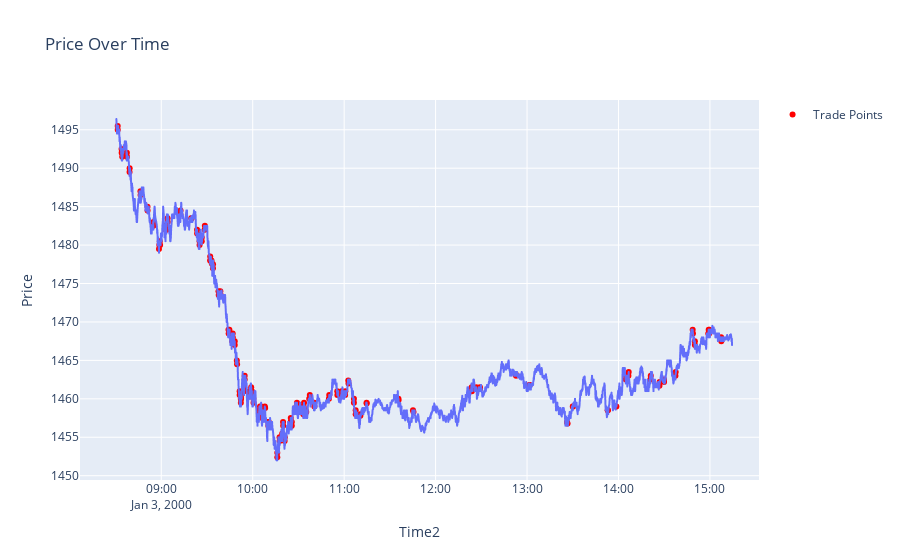

The notebook cell this image was saved under:
### Code cell
fig = px.line(tempData[0], x='Time2', y='price', title='Price Over Time', labels={'Time': 'Time', 'price': 'Price'})
scatter = go.Scatter(
    x=tradeData['TradeTime'], 
    y=tradeData['TradePrice'], 
    mode='markers', 
    marker=dict(color='red'), 
    name='Trade Points',
    text=tradeData['Method']  # Add labels from the 'Method' column
    #textposition='top center'  # Position of the text labels
)
# Add scatter plot to the line plot
fig.add_trace(scatter)

fig.show()

### Figure 1 — Plotly figure (JSON) as saved in the notebook; plotly's stock layout.template omitted (floating-point values rounded to 4 significant figures; data arrays with more than 128 entries replaced by an {"elided": "..."} marker saying what was removed)
{"data": [{"hovertemplate": "Time2=%{x}<br>Price=%{y}<extra></extra>", "legendgroup": "", "line": {"color": "#636efa", "dash": "solid"}, "marker": {"symbol": "circle"}, "mode": "lines", "name": "", "showlegend": false, "type": "scattergl", "x": {"elided": "4334 str values"}, "xaxis": "x", "y": {"elided": "4334 float values"}, "yaxis": "y"}, {"marker": {"color": "red"}, "mode": "markers", "name": "Trade Points", "text": {"elided": "186 str values"}, "type": "scatter", "x": {"elided": "186 str values"}, "y": {"elided": "186 float values"}}], "layout": {"legend": {"tracegroupgap": 0}, "title": {"text": "Price Over Time"}, "xaxis": {"anchor": "y", "domain": [0, 1], "title": {"text": "Time2"}}, "yaxis": {"anchor": "x", "domain": [0, 1], "title": {"text": "Price"}}}}
